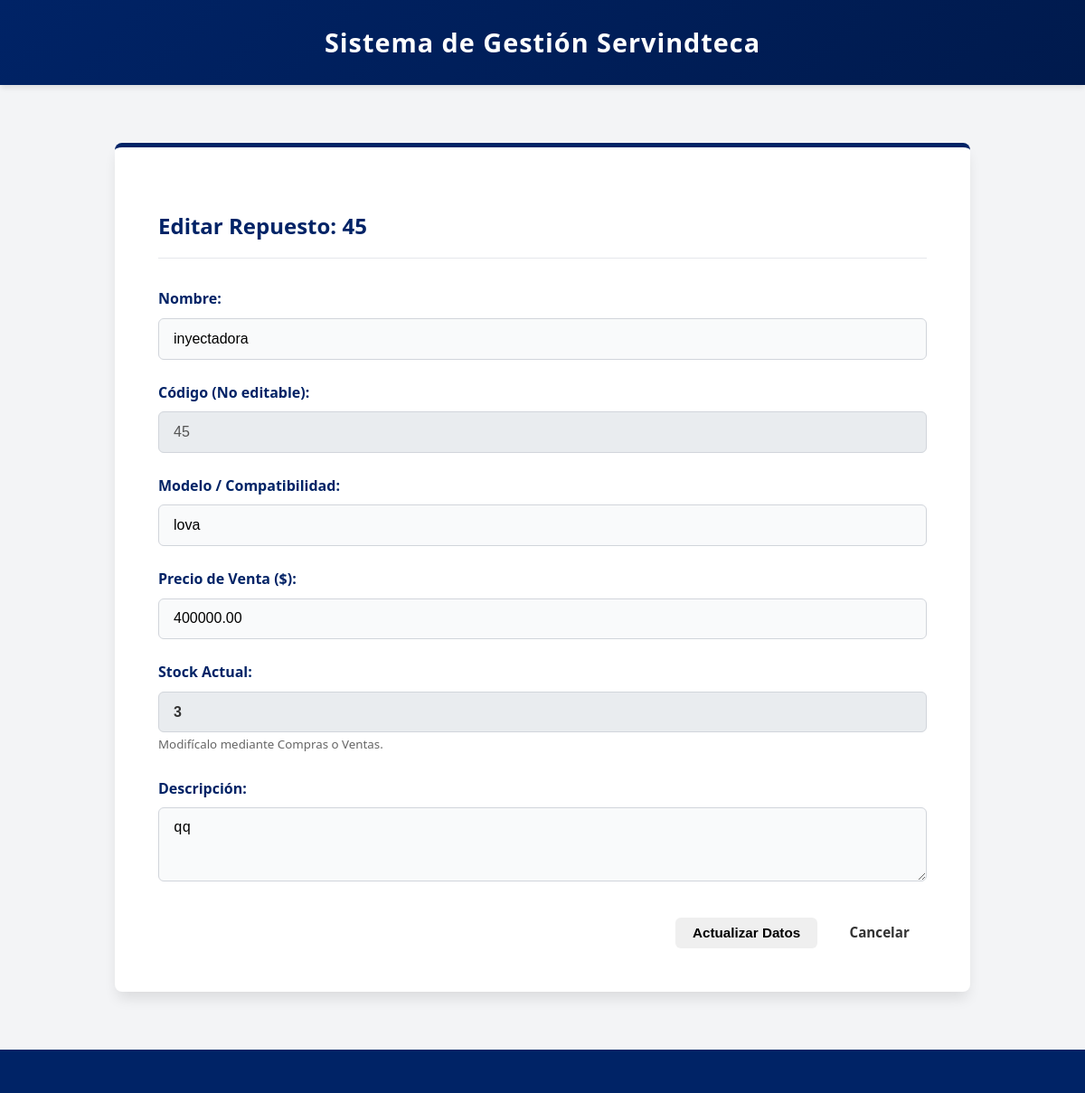
/repuestos/editar.php?codigo=45, run on the app's committed database.
### tables this page shows
CREATE TABLE `repuestos` (
  `nombre` varchar(100) DEFAULT NULL,
  `codigo` varchar(30) NOT NULL,
  `modelo` varchar(100) DEFAULT NULL,
  `descripcion` varchar(255) DEFAULT NULL,
  `stock` int DEFAULT NULL,
  `precio_venta` decimal(11,2) DEFAULT '0.00'
);

### includes/functions.php (called while the page is built, shortened)
<?php
function limpiar($data) {
    $data = trim($data);
    $data = stripslashes($data);
    $data = htmlspecialchars($data);
    return $data;
}
?>

### repuestos/editar.php (the view, shortened to what this page needs)
<?php
require_once '../includes/database.php';
require_once __DIR__ . '/../includes/functions.php';
$codigo_actual = isset($_GET['codigo']) ? limpiar($_GET['codigo']) : '';
$sql = "SELECT * FROM repuestos WHERE codigo = ?";
$stmt = $conn->prepare($sql);
$stmt->bind_param("s", $codigo_actual);
$stmt->execute();
$repuesto = $stmt->get_result()->fetch_assoc();
$codigo_original = $repuesto['codigo'];
?>
<?php include '../includes/header.php'; ?>
<section class="form-container">
    <h2>Editar Repuesto: <?= htmlspecialchars($codigo_original) ?></h2>
    <form method="POST">
        <div class="form-group">
            <label for="nombre">Nombre:</label>
            <input type="text" name="nombre" value="<?= htmlspecialchars($_POST['nombre'] ?? $repuesto['nombre']) ?>" required>
        </div>
        <div class="form-group">
            <label>Código (No editable):</label>
            <input type="text" value="<?= htmlspecialchars($codigo_original) ?>" disabled style="background-color: #e9ecef;">
        </div>
        <div class="form-group">
            <label for="modelo">Modelo / Compatibilidad:</label>
            <input type="text" name="modelo" value="<?= htmlspecialchars($_POST['modelo'] ?? $repuesto['modelo']) ?>" required>
        </div>
        <div class="form-group">
            <label for="precio_venta">Precio de Venta ($):</label>
            <input type="number" name="precio_venta" step="0.01" min="0.01" value="<?= htmlspecialchars($_POST['precio_venta'] ?? $repuesto['precio_venta']) ?>" required>
        </div>
        <div class="form-group">
            <label>Stock Actual:</label>
            <input type="text" value="<?= htmlspecialchars($repuesto['stock']) ?>" disabled style="background-color: #e9ecef; font-weight: bold; color: #333;">
            <small style="color: #666;">Modifícalo mediante Compras o Ventas.</small>
        </div>
        <div class="form-group">
            <label for="descripcion">Descripción:</label>
            <textarea name="descripcion" rows="3" required><?= htmlspecialchars($_POST['descripcion'] ?? $repuesto['descripcion']) ?></textarea>
        </div>
        <div class="form-actions">
            <button type="submit" class="btn">Actualizar Datos</button>
            <a href="index.php" class="btn secondary">Cancelar</a>
        </div>
    </form>
</section>
<?php include '../includes/footer.php'; ?>

### css/styles.css (style rules this page uses)
:root { --azul-rey: #002366; --azul-oscuro: #001a4d; --azul-claro: #e6f2ff; --naranja: #FF8C00; --blanco: #ffffff; --gris: #f3f4f6; --texto: #333333; --success: #22c55e; --danger: #dc3545; --warning: #f59e0b; --radio: 8px; --sombra-suave: 0 4px 6px -1px rgba(0,0,0,0.1); --sombra-fuerte: 0 10px 15px -3px rgba(0, 0, 0, 0.1); }
body { font-family: 'Segoe UI', Tahoma, Geneva, Verdana, sans-serif; margin: 0; padding: 0; background-color: var(--gris); color: var(--texto); line-height: 1.6; display: flex; flex-direction: column; min-height: 100vh; }
a { text-decoration: none; color: inherit; }
.btn, .btn-new, .btn-edit, .btn-eliminar, .btn-primary, .btn-secondary, .btn-danger, .btn-logout, .btn-login { display: inline-flex; align-items: center; justify-content: center; gap: 0.5rem; padding: 0.6rem 1.2rem; border-radius: 6px; font-weight: 600; cursor: pointer; transition: all 0.2s ease; border: none; text-decoration: none; font-size: 0.95rem; line-height: 1; }
.form-container { background-color: var(--blanco); max-width: 850px; margin: 2rem auto; padding: 3rem; border-radius: var(--radio); box-shadow: var(--sombra-fuerte); border-top: 5px solid var(--azul-rey); }
.form-container h2 { color: var(--azul-rey); margin-bottom: 2rem; border-bottom: 1px solid #e5e7eb; padding-bottom: 1rem; }
.form-group { margin-bottom: 1.5rem; }
.form-group label { display: block; margin-bottom: 0.5rem; color: var(--azul-rey); font-weight: 600; }
.form-group input, .form-group select, .form-group textarea { width: 100%; padding: 0.8rem 1rem; border: 1px solid #d1d5db; border-radius: 6px; font-size: 1rem; background-color: #f9fafb; box-sizing: border-box; }
.form-actions { display: flex; justify-content: flex-end; gap: 1rem; margin-top: 2rem; }

### data on the page
repuestos: codigo "45", nombre "inyectadora", modelo "lova", precio_venta "400000.00", stock "3", descripcion "qq"
